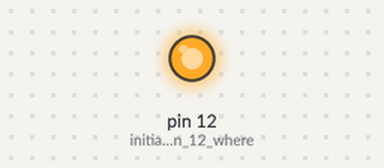
Recording of a sketch running on a simulated Arduino Uno, built with avr-gcc and run on an emulated ATmega328P. On the bench: output pins drawn as LEDs (lit = HIGH).

Above: at 1.5 s.
At 3.5 s:
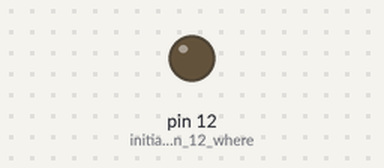
Timing chart, 0 to 5.3 s (numbered marks = the images above):
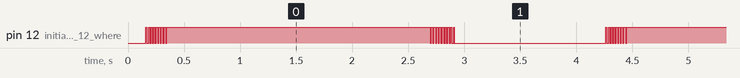

Measured:
- by itself, pin 12 (initializing_pin_12_where): moves between LOW and HIGH, repeating every 4.1 s
- by itself, everything shown: repeats every 8.2 s, in 12 steps

The sketch:

fade_led.ino
```cpp
//   fade in n fade out program


void setup() {
pinMode(12,OUTPUT);    //initializing pin 12 where led is connected
}

void loop()
{
for(int i=2,j=22;i<=3000,j>=0;i++,j--)//putting conditions and initializing for loop. syntax: for(initialization;test condition;increment or decrement)
{
    digitalWrite(12,LOW);//fade in ..... T off decreases as time goes on
  delay(j);
  digitalWrite(12,HIGH);
  delay(i);
}
digitalWrite(12,HIGH);// to keep the led on
 delay(2000);
 for(int i=2,j=22;i<=30000,j>=0;i++,j--)//putting conditions and initializing for loop. syntax: for(initialization;test condition;increment or decrement)
{
    digitalWrite(12,LOW);//fade out......T off increases as the time goes on
  delay(i);
  digitalWrite(12,HIGH);
  delay(j);
}
digitalWrite(12,0);//to keep the led off
delay(1000);
}
```
